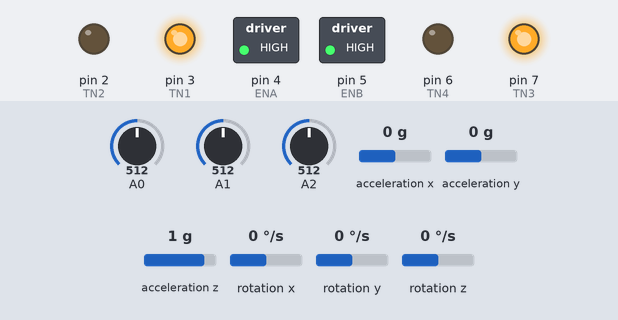
A sketch run on a simulated Arduino Mega 2560, built with avr-gcc and run on an emulated ATmega2560. Shown: switched loads named in the sketch (green lamp = pin HIGH), output pins drawn as LEDs (lit = HIGH). The test bench sets the inputs (shaded band); at power-on: rotation y 0 °/s, acceleration x 0 g, A0 = 512, A1 = 512, A2 = 512, acceleration y 0 g, acceleration z 1 g, rotation x 0 °/s, rotation z 0 °/s. What the sketch prints to the serial monitor is not drawn.

Above: at 2.1 s.
2.2 s: rotation y set to -100 °/s
At 3.9 s:
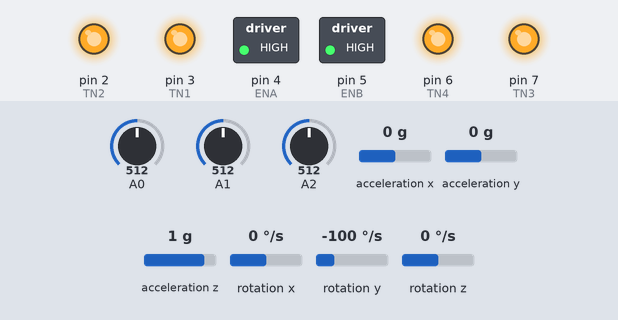
5.2 s: acceleration x set to -1.4 g
At 5.7 s:
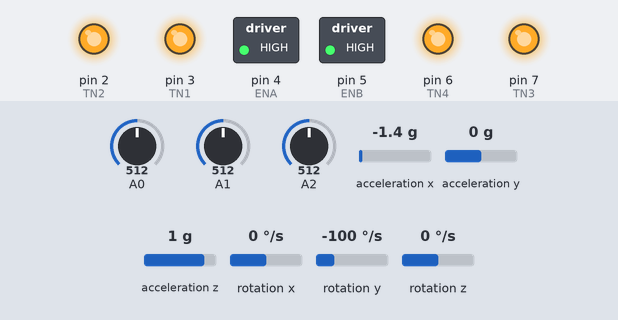
6.7 s: acceleration x set to -0.7 g
9.7 s: acceleration x set to -0.5 g
At 11.2 s:
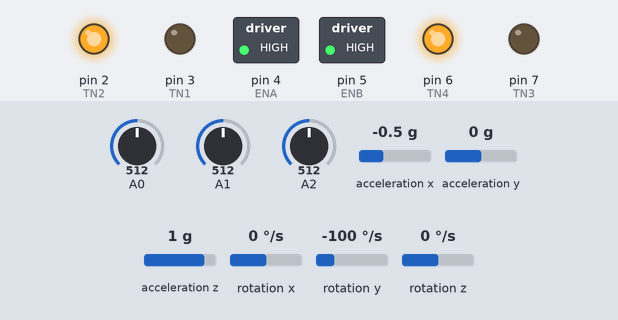
Timing chart, 0 to 12.6 s (numbered marks = the images above; inputs shaded):
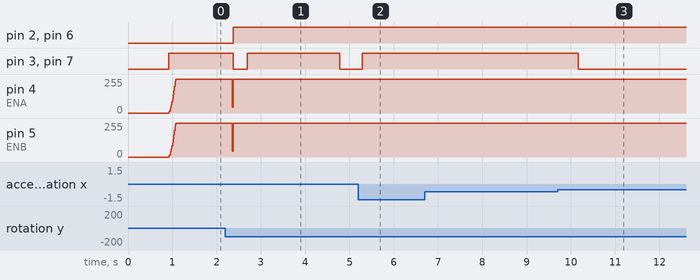

The sketch:

Robot_2RuedasV2.ino
```cpp
#include <Wire.h>
#include <I2Cdev.h>
#include <MPU6050.h>

MPU6050 IMU;
// MPU6050 initialize; Esta linea convoca a la función inicializar
int16_t ax, ay, az;
int16_t gx, gy, gz;

//Compensaciones
#define desplazGiro 0  //Desplazamiento inicial del giro
#define desplazAngulo 2.5  // Desplazamiento inicial del ángulo
#define compenMotorD 0  // Compensación para el motor derecho
#define compenMotorI 0  // Compensación para el motor izquierdo
#define gananciaGiro 131
#define pi 3.14159

float dA, anguloRecursivo, anguloEsperado;

float kp, ki, kd; //parámetros del PID
float anguloSensor, anguloFiltrado, omega, dt;
float velGiro = 0, velDesplazamiento = 0;
float salidaI, salidaD, Entrada, Salida;

unsigned long tiempoPrev, ultimoTiempo;
float sumaErrores, dErr, error, ultimoError;
int tiempoTranscurrido;

float sumaD, sumaDTemp, sumaI, sumaITemp, distancia, distanciaD, distanciaI, velocidad;

int TN1 = 3; //Pin 2
int TN2 = 2; //Pin 3
int ENA = 4; //Pin 4
int TN3 = 7; //Pin 6
int TN4 = 6; //Pin 7
int ENB = 5; //Pin 5


void setup()
{
  Serial.begin(115200);
  Wire.begin();

  TCCR3A = _BV(COM3A1) | _BV(WGM31) | _BV(WGM30); // TIMER_3 @1K Hz, pwm rápido
  TCCR3B = _BV(CS31);
  TCCR0A = _BV(COM0B1) | _BV(WGM01) | _BV(WGM00); // TIMER_0 @1K Hz, pwm rápido
  TCCR0B = _BV(CS01) | _BV(CS00);

  /* Si el robot es encendido con un ángulo mayor a 30 o -30 grados,las ruedas no se moverán
    hasta que el robot esté en un aposición correcta.*/

  IMU.initialize();
  for (int i = 0; i < 200; i++) // Cicla 200 veces para obtener la postura inicial
  {
    Firtrar();
  }
  if (abs(anguloFiltrado) < 30)  // Inicia a trabajar despues de limpiar datos
  {
    omega = anguloSensor = anguloFiltrado = 0;
    Salida = error = sumaErrores = dErr = 0;
    Firtrar();
    myPID();
  }
  pinMode(TN1, OUTPUT); // configuración de pines para controlador de motores
  pinMode(TN2, OUTPUT);
  pinMode(TN3, OUTPUT);
  pinMode(TN4, OUTPUT);
  pinMode(ENA, OUTPUT);
  pinMode(ENB, OUTPUT);
  // pinMode(18,INPUT);
  // pinMode(2, INPUT);

  // attachInterrupt(4, encoderA, FALLING);
  // attachInterrupt(1, encoderB, FALLING);
}

void loop()
{
  while (1)
  {
    Firtrar(); // promedia el ángulo medido para obtener un valor más estable
    if ((micros() - ultimoTiempo) > 10000)
    {
      // Si el angulo es > 30 or < -30 entonces el robot se detiene
      if (abs(anguloFiltrado) < 30)
      {
        myPID();
        PWMControl();
      }
      else
      {
        digitalWrite(TN1, HIGH); //amarra los motores
        digitalWrite(TN2, HIGH);
        digitalWrite(TN3, HIGH);
        digitalWrite(TN4, HIGH);
      }
      ultimoTiempo = micros();
    }
  }

  Serial.print("\t valor kp:");
  Serial.print(kp);
  Serial.print("\t valor ki:");
  Serial.print(ki);
  Serial.print("\t valor kd:");
  Serial.println(kd);

}

void Firtrar()
{
  // Datos medidos
  IMU.getMotion6(&ax, &ay, &az, &gx, &gy, &gz);
  anguloSensor = (atan2(ax, az) * 180 / pi + desplazAngulo);
  omega = gy / gananciaGiro + desplazGiro;
  // Firtrar datos para obtener la posición real
  unsigned long ahora = micros();
  tiempoTranscurrido = ahora - tiempoPrev;
  tiempoPrev = ahora;
  dt = tiempoTranscurrido * 0.000001;
  dA = (anguloSensor - anguloFiltrado) * 0.64;
  anguloRecursivo = dA * dt + anguloRecursivo;
  anguloEsperado = anguloRecursivo + (anguloSensor - anguloFiltrado) * 1.6 + omega;
  anguloFiltrado = anguloEsperado * dt + anguloFiltrado;
  Serial.println(anguloFiltrado);
}

void myPID()
{
  kp = analogRead(A0) / 10.0; //26.000
  ki = analogRead(A1) / 10.0; //0
  kd = analogRead(A2) / 10.0; //2.6

  // Calculando los valores de salida usando los valores de gestura y los valores del PID.
  error = anguloFiltrado;
  sumaErrores += error;
  dErr = error - ultimoError;
  Salida = kp * error + ki * sumaErrores + kd * omega;
  ultimoError = error;
  // noInterrupts();
  sumaD = (sumaD + sumaDTemp) / 2;
  sumaI = (sumaI + sumaITemp) / 2;
  velocidad = (sumaD + sumaI) / 2;
  distancia += velocidad + velDesplazamiento;
  distancia = constrain(distancia, -300, 300);
  Salida += velocidad * 70 + distancia * 0.6;
  sumaDTemp = sumaD;
  sumaITemp = sumaI;
  sumaD = 0;
  sumaI = 0;
  salidaD = Salida + velGiro;
  salidaI = Salida - velGiro;
  // interrupts();
}

void PWMControl()
{
  if (salidaI > 0)
  {
    digitalWrite(TN1, HIGH);
    digitalWrite(TN2, LOW);
  }
  else if (salidaI < 0)
  {
    digitalWrite(TN1, LOW);
    digitalWrite(TN2, HIGH);
  }
  else
  {
    OCR3A = 0;
  }
  if (salidaD > 0)
  {
    digitalWrite(TN3, HIGH);
    digitalWrite(TN4, LOW);
  }
  else if (salidaD < 0)
  {
    digitalWrite(TN3, LOW);
    digitalWrite(TN4, HIGH);
  }
  else
  {
    OCR0B = 0;
  }
  OCR3A = min(1023, (abs(salidaI * 4) + compenMotorI * 4)); // Timer/Counter3 es un temporizador/contador de propósito general de 16 bits
  OCR0B = min(255, (abs(salidaD) + compenMotorD)); // Timer/Counter0 es un módulo temporizador/contador de 8 bits


}
```

Measured:
- the behaviour switches between -0.6 and -0.5 g on acceleration x (found by bisection; images 2 and 3)
- after the input at 2.2 s, pin 2 (TN2), pin 6 (TN4): LOW → HIGH after 0.17 s; pin 3 (TN1), pin 7 (TN3): HIGH → LOW after 0.17 s, → HIGH 0.32 s later, → LOW 2.1 s later; pin 4 (ENA), pin 5 (ENB): 255/255 → 45/255 after 0.16 s, → 255/255 0.01 s later
- after the input at 5.2 s, pin 3 (TN1), pin 7 (TN3): LOW → HIGH after 0.09 s
- after the input at 9.7 s, pin 3 (TN1), pin 7 (TN3): HIGH → LOW after 0.47 s
